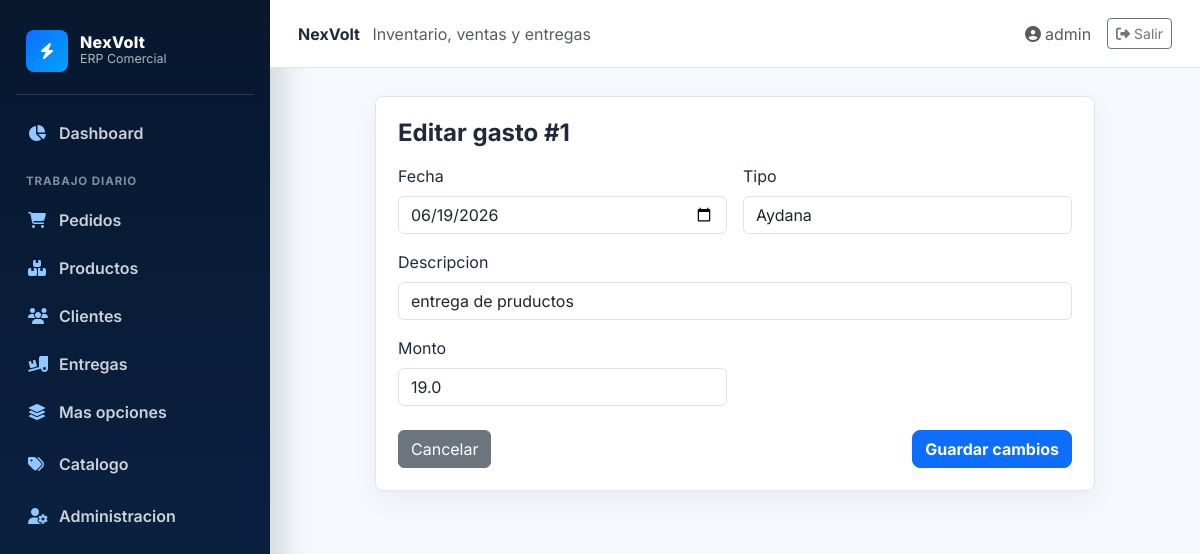
/gastos/edit/1 (signed in), run on the app's committed database.
### blueprintapp/usuarios/models.py (models this page shows, shortened)
class User(db.Model, UserMixin):
    __tablename__ = "usuarios"
    id = db.Column(db.Integer, primary_key=True)
    username = db.Column(db.String(80), unique=True, nullable=False)
    password_hash = db.Column(db.String(128), nullable=False)
    rol_id = db.Column(db.Integer, db.ForeignKey("roles.id"))
    rol = db.relationship("Role", backref="usuarios")

### blueprintapp/gastos/models.py (models this page shows)
class Gasto(db.Model):
    __tablename__ = "gastos"
    id = db.Column(db.Integer, primary_key=True)
    fecha = db.Column(db.Date, nullable=False, default=datetime.utcnow)
    usuario_id = db.Column(db.Integer, db.ForeignKey("usuarios.id"), nullable=False)
    descripcion = db.Column(db.String(220), nullable=False)
    monto = db.Column(db.Float, nullable=False, default=0.0)
    tipo = db.Column(db.String(80), nullable=False, default="Repartidor")
    usuario = db.relationship("User", backref="gastos")

### blueprintapp/gastos/routes.py (the view, shortened to what this page needs)
@bp_gasto.route("/edit/<int:id>", methods=["GET", "POST"])
@login_required
def edit(id):
    gasto = Gasto.query.get_or_404(id)
    if request.method == "GET":
        return render_template("gasto/edit.html", gasto=gasto)

### blueprintapp/gastos/templates/gasto/edit.html (shortened to what this page needs)
{% extends "base.html" %}
{% block content %}
<div class="page-card mx-auto" style="max-width: 720px;">
    <h1 class="h4 fw-bold mb-3">Editar gasto #{{ gasto.id }}</h1>
    <form method="POST">
        <div class="row g-3">
            <div class="col-md-6">
                <label class="form-label">Fecha</label>
                <input type="date" name="fecha" value="{{ gasto.fecha.strftime('%Y-%m-%d') }}" class="form-control" required>
            </div>
            <div class="col-md-6">
                <label class="form-label">Tipo</label>
                <input type="text" name="tipo" value="{{ gasto.tipo }}" class="form-control" list="tipos-gasto">
            </div>
            <div class="col-12">
                <label class="form-label">Descripcion</label>
                <input type="text" name="descripcion" value="{{ gasto.descripcion }}" class="form-control" required>
            </div>
            <div class="col-md-6">
                <label class="form-label">Monto</label>
                <input type="number" step="0.01" name="monto" value="{{ gasto.monto }}" class="form-control" required>
            </div>
        </div>
        <div class="d-flex justify-content-between mt-4">
            <a href="{{ url_for('bp_gasto.index') }}" class="btn btn-secondary">Cancelar</a>
            <button class="btn btn-primary">Guardar cambios</button>
        </div>
    </form>
</div>
{% endblock %}

### blueprintapp/templates/base.html (shortened to what this page needs)
<!DOCTYPE html>
<html lang="es">
<head>
    <link href="https://cdn.jsdelivr.net/npm/bootstrap@5.3.0/dist/css/bootstrap.min.css" rel="stylesheet">
    <link href="https://cdnjs.cloudflare.com/ajax/libs/font-awesome/6.4.0/css/all.min.css" rel="stylesheet">
</head>
<body>
    {% if current_user.is_authenticated %}
    <div class="erp-shell">
        {% include "components/navbar.html" %}
        <section class="erp-main">
            <header class="topbar">
                <div>
                    <strong>NexVolt</strong>
                    <span class="text-muted ms-2">Inventario, ventas y entregas</span>
                </div>
                <div class="d-flex align-items-center gap-3">
                    <a class="text-decoration-none text-muted" href="{{ url_for('bp_perfil.ver_perfil') }}">
                        <i class="fas fa-user-circle me-1"></i>{{ current_user.username }}
                    </a>
                    <a class="btn btn-sm btn-outline-secondary" href="{{ url_for('auth.logout') }}">
                        <i class="fas fa-right-from-bracket me-1"></i>Salir
                    </a>
                </div>
            </header>
            <main class="content-wrap">
    {% else %}
    {% include "components/messages.html" %}
    <main class="container py-5">
    {% endif %}
        {% block content %}{% endblock %}
    </main>
    {% if current_user.is_authenticated %}
        </section>
    </div>
    {% endif %}
</body>
</html>

### blueprintapp/templates/base.html (style rules this page uses)
:root { --navy: #07182f; --navy-2: #0b2447; --electric: #0d6efd; --electric-2: #00a3ff; --page: #f5f8fc; --line: #dce6f2; --text: #1f2a3d; }
body { min-height: 100vh; margin: 0; background: var(--page); color: var(--text); font-family: "Inter", sans-serif; }
.erp-shell { min-height: 100vh; display: flex; }
.erp-main { flex: 1; min-width: 0; display: flex; flex-direction: column; }
.topbar { height: 68px; background: #fff; border-bottom: 1px solid var(--line); display: flex; align-items: center; justify-content: space-between; padding: 0 28px; position: sticky; top: 0; z-index: 10; }
.content-wrap { padding: 28px; }
.page-card { background: #fff; border: 1px solid var(--line); border-radius: 8px; box-shadow: 0 10px 25px rgba(7, 24, 47, .05); padding: 22px; animation: riseIn .22s ease both; }
.btn-primary { background: var(--electric); border-color: var(--electric); border-radius: 8px; font-weight: 700; }

### data on the page
User: username "admin"
Gasto: id "1", fecha "06/19/2026", tipo "Aydana", descripcion "entrega de pruductos", monto "19.0"
